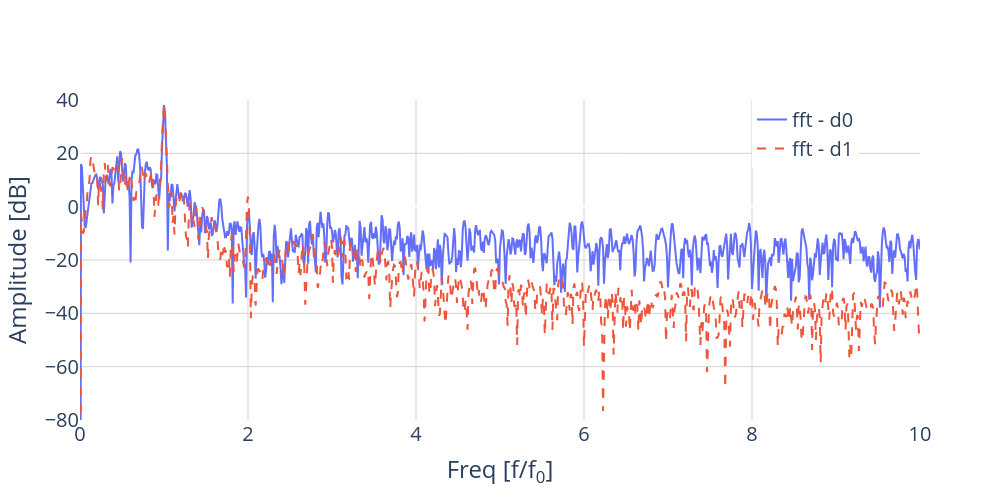

The notebook cell saved with this chart:
### Markdown cell above
### Plotting experimental data

### Code cell
result_ids = [f"{i}_{pcd_number}_{no_clusters}" for i in (80, 280)]
exp_datas = [results.get_data(i) for i in result_ids]
exp_data = [result["tr_obj"].data for result in exp_datas]
frequency = exp_datas[0]["driving frequency"]
sampling_rate = 200e6

psd_data = [psd(data, sampling_rate, frequency) for data in exp_data]
psd_data = list(zip(*psd_data))
psd_data, freqs = psd_data[0], psd_data[1]

fig = go.Figure()
fig.add_trace(go.Scatter(x=freqs[0], y=to_dB(psd_data[0]), mode="lines", name="fft - d0"))
fig.add_trace(
    go.Scatter(
    x=freqs[1], y=to_dB(psd_data[1]), mode="lines", name="fft - d1", line=dict(dash="dash")
    )
)

fig.update_layout(
    height=500,
    width=1000,
    font_size=20,
    # xaxis1=dict(title="Time [&mu;s]"),
    xaxis1=dict(title="Freq [f/f<sub>0</sub>]", range=[0, 10]),
    # xaxis3=dict(title="Freq [f/f<sub>0</sub>]", range=[0, fft_lim]),
    # yaxis1=dict(title="Amplitude [DL]"),
    yaxis1=dict(title="Amplitude [dB]", range=[-80, 40]), 
    # yaxis3=dict(title="Amplitude [rad]"), 
    legend=dict(x=0.8, y=1, font=dict(size=20)),
    plot_bgcolor="white",     
)
fig.update_xaxes(showgrid=True, gridwidth=1, gridcolor='lightgrey')
fig.update_yaxes(showgrid=True, gridwidth=1, gridcolor='lightgrey')
fig.show()

if savefigs_flag is True:
    save_figure(fig, "data_ffts")

### Figure 1 — Plotly figure (JSON) as saved in the notebook; plotly's stock layout.template omitted (floating-point values rounded to 4 significant figures; data arrays with more than 128 entries replaced by an {"elided": "..."} marker saying what was removed)
{"data": [{"mode": "lines", "name": "fft - d0", "type": "scatter", "x": {"elided": "8000 float values"}, "y": {"elided": "8000 float values"}}, {"line": {"dash": "dash"}, "mode": "lines", "name": "fft - d1", "type": "scatter", "x": {"elided": "8000 float values"}, "y": {"elided": "8000 float values"}}], "layout": {"font": {"size": 20}, "height": 500, "legend": {"font": {"size": 20}, "x": 0.8, "y": 1}, "plot_bgcolor": "white", "width": 1000, "xaxis": {"gridcolor": "lightgrey", "gridwidth": 1, "range": [0, 10], "showgrid": true, "title": {"text": "Freq [f/f<sub>0</sub>]"}}, "yaxis": {"gridcolor": "lightgrey", "gridwidth": 1, "range": [-80, 40], "showgrid": true, "title": {"text": "Amplitude [dB]"}}}}
